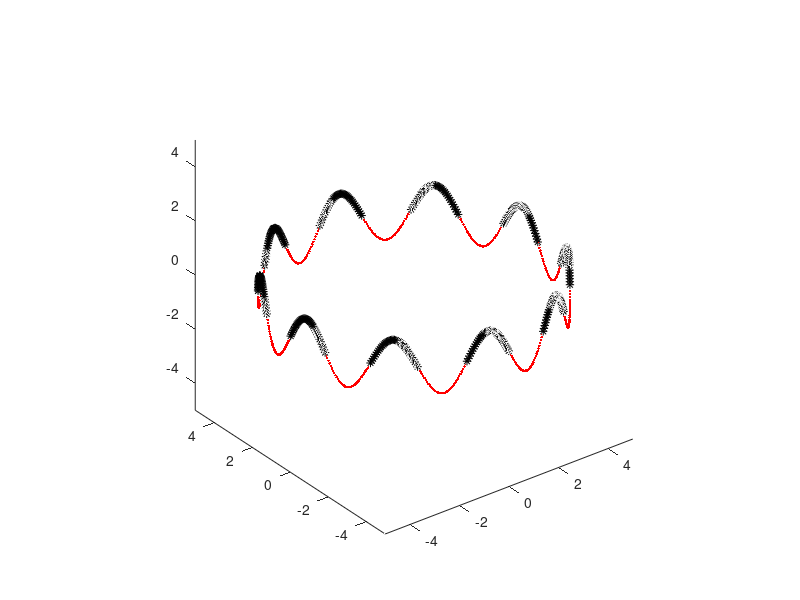

Recreate this plot in MATLAB.
clc, clear, close all;
shg;

theta = linspace(0, 2*pi, 720);
D = 10;
N = 10;

x = cos(theta) *D/2;
y = sin(theta) *D/2;
z = sin(theta *N);

plot3(x(z >= 0), y(z >= 0), z(z >= 0), 'k*')
hold on;
plot3(x(z < 0), y(z < 0), z(z < 0), 'r.')
axis equal;
